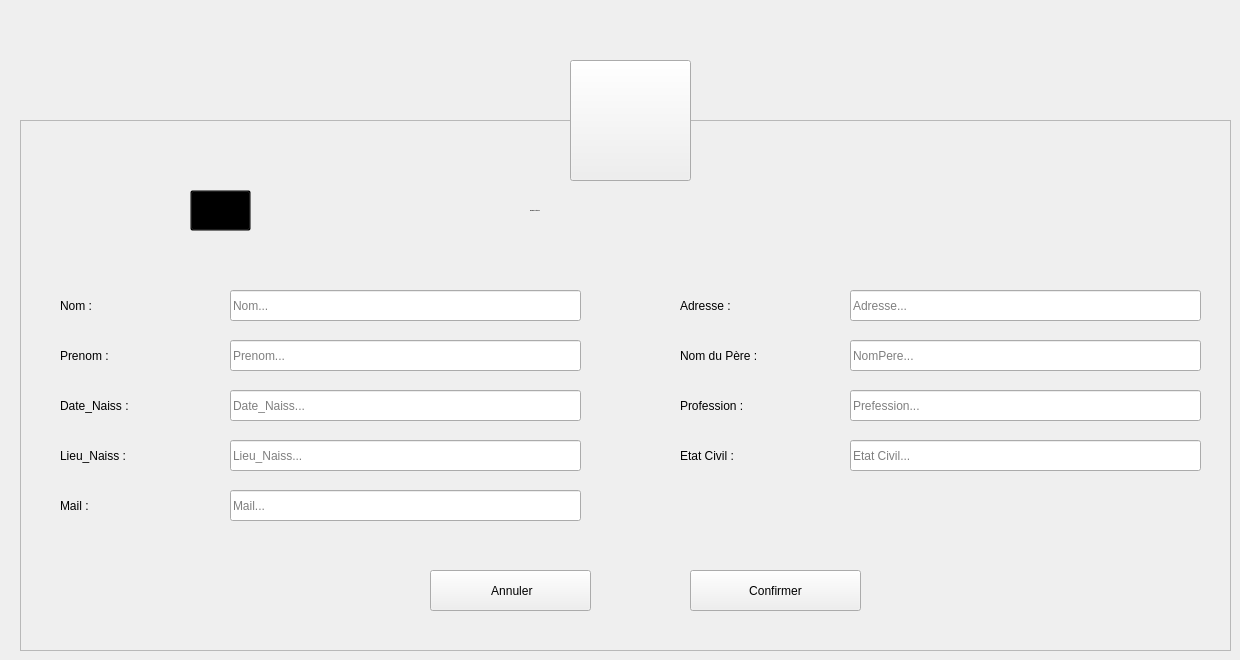
    <widget class="QWidget" name="Modifier_Citoyen">
     <widget class="QToolButton" name="toolButton_5">
      <property name="geometry">
       <rect>
        <x>570</x>
        <y>60</y>
        <width>121</width>
        <height>121</height>
       </rect>
      </property>
      <property name="styleSheet">
       <string notr="true"/>
      </property>
      <property name="text">
       <string/>
      </property>
      <property name="icon">
       <iconset resource="Ressources.qrc">
        <normaloff>:/Ressources/image/systeme-de-population.png</normaloff>:/Ressources/image/systeme-de-population.png</iconset>
      </property>
      <property name="iconSize">
       <size>
        <width>64</width>
        <height>64</height>
       </size>
      </property>
     </widget>
     <widget class="QFrame" name="frame_5">
      <property name="geometry">
       <rect>
        <x>20</x>
        <y>120</y>
        <width>1211</width>
        <height>531</height>
       </rect>
      </property>
      <property name="styleSheet">
       <string notr="true"/>
      </property>
      <property name="frameShape">
       <enum>QFrame::StyledPanel</enum>
      </property>
      <property name="frameShadow">
       <enum>QFrame::Raised</enum>
      </property>
      <widget class="QLabel" name="L_AjouterCitoyen_2">
       <property name="geometry">
        <rect>
         <x>510</x>
         <y>70</y>
         <width>281</width>
         <height>41</height>
        </rect>
       </property>
       <property name="font">
        <font>
         <family>century gothic</family>
         <pointsize>-1</pointsize>
         <weight>75</weight>
         <bold>true</bold>
        </font>
       </property>
       <property name="styleSheet">
        <string notr="true">background: transparent;</string>
       </property>
       <property name="text">
        <string>Modifier un Citoyen</string>
       </property>
      </widget>
      <widget class="QLabel" name="L_MNomCitoyen">
       <property name="geometry">
        <rect>
         <x>40</x>
         <y>170</y>
         <width>121</width>
         <height>31</height>
        </rect>
       </property>
       <property name="styleSheet">
        <string notr="true">background: transparent;</string>
       </property>
       <property name="text">
        <string>Nom :</string>
       </property>
      </widget>
      <widget class="QLabel" name="L_MPrenomCitoyen">
       <property name="geometry">
        <rect>
         <x>40</x>
         <y>220</y>
         <width>121</width>
         <height>31</height>
        </rect>
       </property>
       <property name="styleSheet">
        <string notr="true">background: transparent;</string>
       </property>
       <property name="text">
        <string>Prenom :</string>
       </property>
      </widget>
      <widget class="QLabel" name="L_MDateNaissCit">
       <property name="geometry">
        <rect>
         <x>40</x>
         <y>270</y>
         <width>131</width>
         <height>31</height>
        </rect>
       </property>
       <property name="styleSheet">
        <string notr="true">background: transparent;</string>
       </property>
       <property name="text">
        <string>Date_Naiss :</string>
       </property>
      </widget>
      <widget class="QLabel" name="L_MLieuNaissCit">
       <property name="geometry">
        <rect>
         <x>40</x>
         <y>320</y>
         <width>141</width>
         <height>31</height>
        </rect>
       </property>
       <property name="styleSheet">
        <string notr="true">background: transparent;</string>
       </property>
       <property name="text">
        <string>Lieu_Naiss :</string>
       </property>
      </widget>
      <widget class="QLabel" name="L_MMailCitoyen">
       <property name="geometry">
        <rect>
         <x>40</x>
         <y>370</y>
         <width>141</width>
         <height>31</height>
        </rect>
       </property>
       <property name="styleSheet">
        <string notr="true">background: transparent;</string>
       </property>
       <property name="text">
        <string>Mail :</string>
       </property>
      </widget>
      <widget class="QLineEdit" name="LE_MNomCitoyen">
       <property name="geometry">
        <rect>
         <x>210</x>
         <y>170</y>
         <width>351</width>
         <height>31</height>
        </rect>
       </property>
       <property name="placeholderText">
        <string>Nom...</string>
       </property>
      </widget>
      <widget class="QLineEdit" name="LE_MPrenomCitoyen">
       <property name="geometry">
        <rect>
         <x>210</x>
         <y>220</y>
         <width>351</width>
         <height>31</height>
        </rect>
       </property>
       <property name="placeholderText">
        <string>Prenom...</string>
       </property>
      </widget>
      <widget class="QLineEdit" name="LE_MDateNaissCit_2">
       <property name="geometry">
        <rect>
         <x>210</x>
         <y>270</y>
         <width>351</width>
         <height>31</height>
        </rect>
       </property>
       <property name="placeholderText">
        <string>Date_Naiss...</string>
       </property>
      </widget>
      <widget class="QLineEdit" name="LE_MLieuNaissCit">
       <property name="geometry">
        <rect>
         <x>210</x>
         <y>320</y>
         <width>351</width>
         <height>31</height>
        </rect>
       </property>
       <property name="placeholderText">
        <string>Lieu_Naiss...</string>
       </property>
      </widget>
      <widget class="QLineEdit" name="LE_MMailCitoyen">
       <property name="geometry">
        <rect>
         <x>210</x>
         <y>370</y>
         <width>351</width>
         <height>31</height>
        </rect>
       </property>
       <property name="text">
        <string/>
       </property>
       <property name="placeholderText">
        <string>Mail...</string>
       </property>
      </widget>
      <widget class="QPushButton" name="B_MConfirmerCitoyen">
       <property name="geometry">
        <rect>
         <x>670</x>
         <y>450</y>
         <width>171</width>
         <height>41</height>
        </rect>
       </property>
       <property name="text">
        <string>Confirmer</string>
       </property>
       <property name="icon">
        <iconset resource="Ressources.qrc">
         <normaloff>:/Ressources/image/confirm.png</normaloff>:/Ressources/image/confirm.png</iconset>
       </property>
       <property name="iconSize">
        <size>
         <width>20</width>
         <height>20</height>
        </size>
       </property>
      </widget>
      <widget class="QPushButton" name="B_MAnnulerCitoyen">
       <property name="geometry">
        <rect>
         <x>410</x>
         <y>450</y>
         <width>161</width>
         <height>41</height>
        </rect>
       </property>
       <property name="styleSheet">
        <string notr="true"/>
       </property>
       <property name="text">
        <string> Annuler</string>
       </property>
       <property name="icon">
        <iconset resource="Ressources.qrc">
         <normaloff>:/Ressources/image/close.png</normaloff>:/Ressources/image/close.png</iconset>
       </property>
       <property name="iconSize">
        <size>
         <width>16</width>
         <height>16</height>
        </size>
       </property>
      </widget>
      <widget class="QToolButton" name="toolButton_6">
       <property name="geometry">
        <rect>
         <x>170</x>
         <y>70</y>
         <width>61</width>
         <height>41</height>
        </rect>
       </property>
       <property name="styleSheet">
        <string notr="true">background: transparent;</string>
       </property>
       <property name="text">
        <string/>
       </property>
       <property name="icon">
        <iconset>
         <normaloff>:/Recources/Images/add-user.png</normaloff>:/Recources/Images/add-user.png</iconset>
       </property>
       <property name="iconSize">
        <size>
         <width>30</width>
         <height>30</height>
        </size>
       </property>
      </widget>
      <widget class="QLabel" name="L_MAdresseCit">
       <property name="geometry">
        <rect>
         <x>660</x>
         <y>170</y>
         <width>121</width>
         <height>31</height>
        </rect>
       </property>
       <property name="styleSheet">
        <string notr="true">background: transparent;</string>
       </property>
       <property name="text">
        <string>Adresse :</string>
       </property>
      </widget>
      <widget class="QLineEdit" name="LE_MProfessionCit">
       <property name="geometry">
        <rect>
         <x>830</x>
         <y>270</y>
         <width>351</width>
         <height>31</height>
        </rect>
       </property>
       <property name="placeholderText">
        <string>Prefession...</string>
       </property>
      </widget>
      <widget class="QLineEdit" name="LE_MAdresseCit">
       <property name="geometry">
        <rect>
         <x>830</x>
         <y>170</y>
         <width>351</width>
         <height>31</height>
        </rect>
       </property>
       <property name="placeholderText">
        <string>Adresse...</string>
       </property>
      </widget>
      <widget class="QLabel" name="L_MNomPereCit">
       <property name="geometry">
        <rect>
         <x>660</x>
         <y>220</y>
         <width>151</width>
         <height>31</height>
        </rect>
       </property>
       <property name="styleSheet">
        <string notr="true">background: transparent;</string>
       </property>
       <property name="text">
        <string>Nom du Père :</string>
       </property>
      </widget>
      <widget class="QLineEdit" name="LE_MNomPereCit">
       <property name="geometry">
        <rect>
         <x>830</x>
         <y>220</y>
         <width>351</width>
         <height>31</height>
        </rect>
       </property>
       <property name="placeholderText">
        <string>NomPere...</string>
       </property>
      </widget>
      <widget class="QLabel" name="L_MProfessionCit">
       <property name="geometry">
        <rect>
         <x>660</x>
         <y>270</y>
         <width>131</width>
         <height>31</height>
        </rect>
       </property>
       <property name="styleSheet">
        <string notr="true">background: transparent;</string>
       </property>
       <property name="text">
        <string>Profession :</string>
       </property>
      </widget>
      <widget class="QLabel" name="L_MEtatCitoyen">
       <property name="geometry">
        <rect>
         <x>660</x>
         <y>320</y>
         <width>141</width>
         <height>31</height>
        </rect>
       </property>
       <property name="styleSheet">
        <string notr="true">background: transparent;</string>
       </property>
       <property name="text">
        <string>Etat Civil :</string>
       </property>
      </widget>
      <widget class="QLineEdit" name="LE_MEtatCitoyen">
       <property name="geometry">
        <rect>
         <x>830</x>
         <y>320</y>
         <width>351</width>
         <height>31</height>
        </rect>
       </property>
       <property name="placeholderText">
        <string>Etat Civil...</string>
       </property>
      </widget>
     </widget>
     <zorder>frame_5</zorder>
     <zorder>toolButton_5</zorder>
    </widget>
